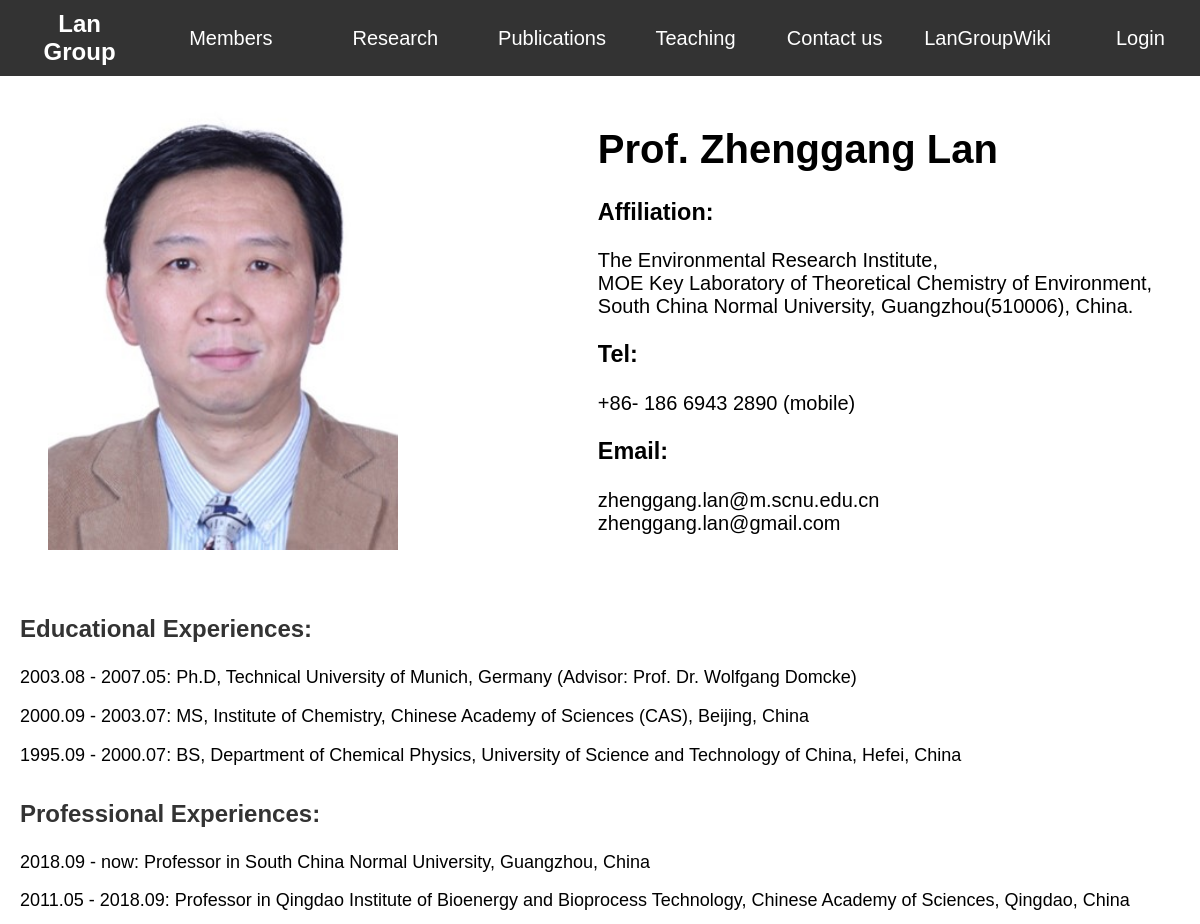
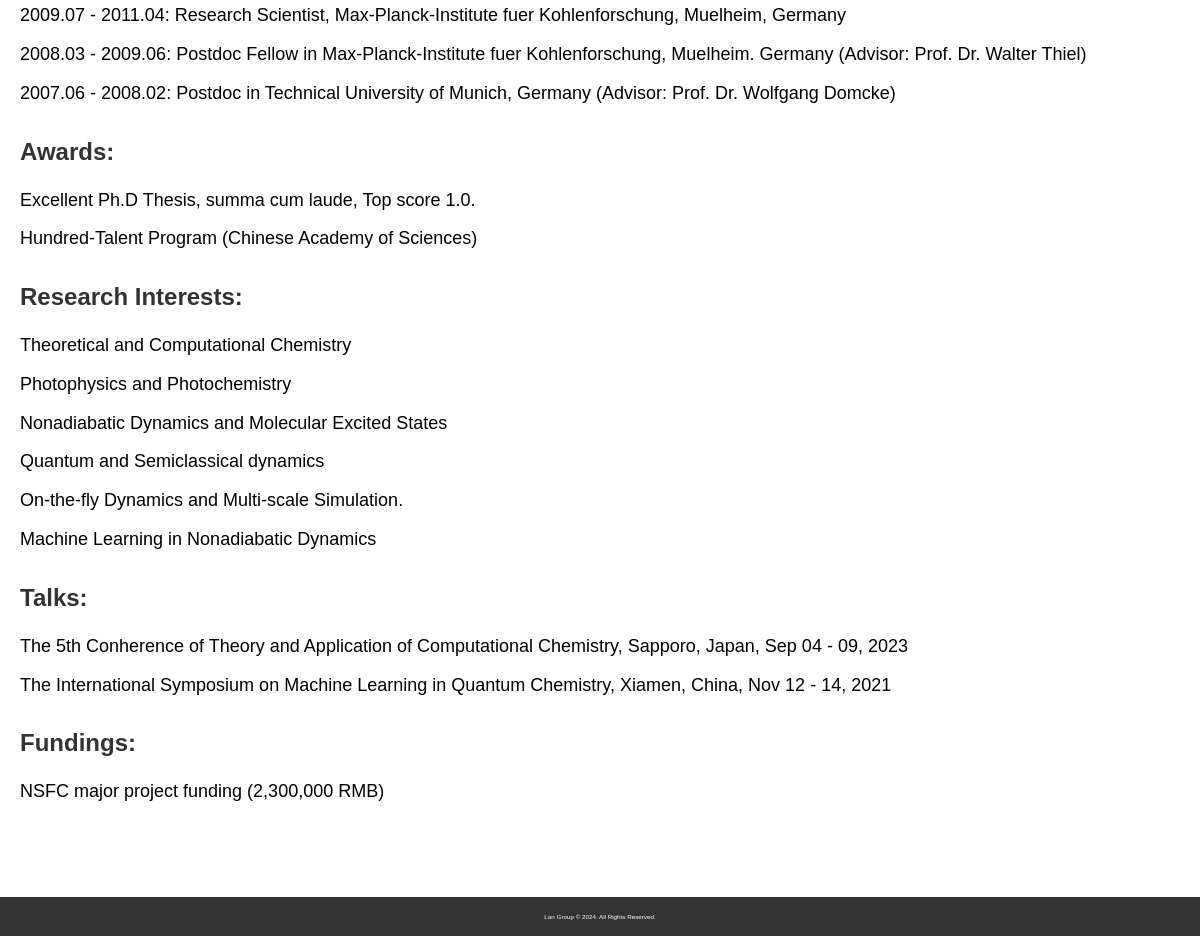
/lan/, run on the app's committed database (2 pictures, top to bottom).
### lan_cv/models.py (models this page shows, shortened)
class Talk(models.Model):
    title  = models.CharField(max_length=200, help_text="Enter the title of the talk")
    conference_in_EN  = models.CharField(max_length=200, help_text="Enter the title of the conference in english")
    conference_in_CN  = models.CharField(max_length=200, help_text="Enter the title of the conference in chinese")
    start_date = models.DateField(help_text="Select the start date of the conference")
    end_date = models.DateField(help_text="Select the end date of the conference")
    country_in_CN = models.CharField(max_length=100, help_text="Enter the country of the conference in Chinese")
    city_in_CN = models.CharField(max_length=100, help_text="Enter the city of the conference in Chinese")
    country_in_EN = models.CharField(max_length=100, help_text="Enter the country of the conference in English")
    city_in_EN = models.CharField(max_length=100, help_text="Enter the city of the conference in English")
    category_in_Cn = models.CharField(max_length=100, help_text="Enter the category of the talk, eg: 大会报告")

class Funding(models.Model):
    title_in_Cn = models.CharField(max_length=200, help_text="Enter the title of the funding in Chinese")
    source_in_En = models.CharField(max_length=100, default='NSFC', help_text="Enter the funding source in English, eg: NSFC")
    source_in_Cn = models.CharField(max_length=100, default='国家自然科学基金委',help_text="Enter the funding source in Chinese,eg: 国家自然科学基金委")
    category_in_En = models.CharField(max_length=20, help_text="Enter the funding category in English, eg: major project")
    category_in_Cn = models.CharField(max_length=20, help_text="Enter the funding category in Chinese,eg: 重点项目")
    start_year = models.IntegerField(help_text="Enter the start year", default=2024)
    start_month = models.IntegerField(help_text="Enter the start month", choices=[(i, i) for i in range(1, 13)])
    end_year = models.IntegerField(help_text="Enter the end year", default=2024)
    end_month = models.IntegerField(help_text="Enter the end month", choices=[(i, i) for i in range(1, 13)])
    total_funding=models.IntegerField(help_text="Enter the total funding amount (in RMB)", verbose_name='Total Funding (W)')
    direct_funding=models.IntegerField(help_text="Enter the direct funding amount (in RMB)", verbose_name='Direct Funding (W)')

### lan_cv/views.py (the view)
# urls.py: path('lan/', views.lan_view, name='lan_view'),
def lan_view(request):
    print("This line should print to the console.")
    talks = Talk.objects.all().order_by('-start_date')
    fundings = Funding.objects.all().order_by('-start_year', '-start_month')
    for funding in fundings:
        funding.total_funding *= 10000
        funding.total_funding = "{:,}".format(funding.total_funding)
    return render(request, 'lan_cv/lan_cv.html', {'talks': talks,'fundings': fundings})

### lan_cv/templates/lan_cv/lan_cv.html
{% extends 'base.html' %}
{% load static %}
{% block extra_css %}
<link rel="stylesheet"  href="{% static 'lan_cv/lan_cv.css' %}">
{% endblock %}
{% block content %}
<div class="profile-container">
    <div class="photo-container">
        <img src="{% static 'images/lan.jpg' %}" alt="lan_jpg">
    </div>
    <div class="bio-container">
        <h1>Prof. Zhenggang Lan</h1>
        <h3>Affiliation:</h3>
        <p>
            The Environmental Research Institute,<br>
            MOE Key Laboratory of Theoretical Chemistry of Environment,<br>
            South China Normal University, Guangzhou(510006), China.<br>
        </p>
        <h3>Tel:</h3>
        <p>+86- 186 6943 2890 (mobile)</p>
        <h3>Email:</h3>
        <p> zhenggang.lan@m.scnu.edu.cn<br>zhenggang.lan@gmail.com </p>
    </div>
</div>
<div class="experience-container">
    <h2>Educational Experiences:</h2>
    <ul>
        <li>2003.08 - 2007.05: Ph.D, Technical University of Munich, Germany (Advisor: Prof. Dr. Wolfgang Domcke)</li>
        <li>2000.09 - 2003.07: MS, Institute of Chemistry, Chinese Academy of Sciences (CAS), Beijing, China</li>
        <li>1995.09 - 2000.07: BS, Department of Chemical Physics, University of Science and Technology of China, Hefei, China</li>
    </ul>
    <h2>Professional Experiences:</h2>
    <ul>
        <li>2018.09 - now: Professor in South China Normal University, Guangzhou, China</li>
        <li>2011.05 - 2018.09: Professor in Qingdao Institute of Bioenergy and Bioprocess Technology, Chinese Academy of Sciences, Qingdao, China</li>
        <li>2009.07 - 2011.04: Research Scientist, Max-Planck-Institute fuer Kohlenforschung, Muelheim, Germany</li>
        <li>2008.03 - 2009.06: Postdoc Fellow in Max-Planck-Institute fuer Kohlenforschung, Muelheim. Germany (Advisor: Prof. Dr. Walter Thiel)</li>
        <li>2007.06 - 2008.02: Postdoc in Technical University of Munich, Germany (Advisor: Prof. Dr. Wolfgang Domcke)</li>
    </ul>
    <h2>Awards:</h2>
    <ul>
        <li>Excellent Ph.D Thesis, summa cum laude, Top score 1.0.</li>
        <li>Hundred-Talent Program (Chinese Academy of Sciences)</li>
    </ul>
    <h2>Research Interests:</h2>
    <ul>
        <li>Theoretical and Computational Chemistry</li>
        <li>Photophysics and Photochemistry</li>
        <li>Nonadiabatic Dynamics and Molecular Excited States</li>
        <li>Quantum and Semiclassical dynamics</li>
        <li>On-the-fly Dynamics and Multi-scale Simulation.</li>
        <li>Machine Learning in Nonadiabatic Dynamics</li>
    </ul>
    <h2>Talks:</h2>
    <ul>
        {% for talk in talks %}
        <li>
            {{ talk.conference_in_EN }}, {{talk.city_in_EN}}, {{ talk.country_in_EN }},
            {{ talk.start_date|date:"M d" }} -
            {% if talk.start_date|date:"Y" == talk.end_date|date:"Y" %}
                {% if talk.start_date|date:"M" == talk.end_date|date:"M" %}
                    {{ talk.end_date|date:"d, Y" }}
                {% else %}
                    {{ talk.end_date|date:"M d, Y" }}
                {% endif %}
            {% else %}
                {{ talk.start_date|date:"Y" }} - {{ talk.end_date|date:"M d, Y" }}
            {% endif %}
        </li>
    {% endfor %}
    </ul>
    <h2>Fundings:</h2>
    <ul>
    {% for funding in fundings %}
        <li>{{ funding.source_in_En }} {{funding.category_in_En}} funding ({{funding.total_funding}} RMB)
    {% endfor %}
    </ul>
{% endblock content %}

### templates/base.html (shortened to what this page needs)
{% load static %}
<!DOCTYPE html>
<html lang="en">
<head>
    <link rel="stylesheet" href="{% static 'style.css' %}">
    {% block extra_css %}
    {% endblock %}
</head>
<body>
    <div class="navbar">
        <a class="logo" href="{% url 'index' %}">Lan Group</a>
        <div class="dropdown">
            <button class="dropbtn">Members</button>
        </div>
        <div class="dropdown">
            <button class="dropbtn">Research</button>
        </div>
        <a href="{% url 'publication' %}">Publications</a>
        <a href="#teaching">Teaching</a>
        <a href="{% url 'contact' %}">Contact us</a>
        {% if user.is_authenticated %}
            <a href="https://yifei-zhu.github.io/LanGroupWiki/">LanGroupWiki</a>
            <a href="{% url 'user_panel' %}">User-Panel</a>
        {% else %}
            <a href="#" onclick="alert('Please log in to access this page.'); return false;">LanGroupWiki</a>
            <a href="{% url 'login' %}">Login</a>
        {% endif %}
    </div>
{% block content %}
{% endblock content %}
<div class="footer">
    <p>Lan Group © 2024. All Rights Reserved.</p>
</div>
</body>
</html>

### static/style.css (style rules this page uses)
body, html { font-family: Arial, sans-serif; margin: 0; padding: 0; background-color: #f0f0f0; scroll-behavior: smooth; font-size: 62.5%; }
.navbar { display: flex; justify-content: space-around; align-items: center; padding: 0 1rem; background-color: #333; position: fixed; top: 0; width: 100%; z-index: 1000; }
.navbar .logo, .navbar a, .navbar .dropdown { flex: 1; text-align: center; color: white; padding: 1rem 2rem; text-decoration: none; display: block; }
.navbar a { font-size: 2rem; }
.navbar .logo { flex-grow: 1; font-size: 2.4rem; font-weight: bold; padding-left: 2rem; }
.dropdown .dropbtn { font-size: 2rem; background-color: inherit; border: none; outline: none; color: inherit; padding: 1rem 2rem; font-family: inherit; margin: 0; width: 100%; z-index: 1001; display: inline-block; box-sizing: border-box; }
.dropdown { position: relative; }
.dropbtn { width: 100%; box-sizing: border-box; }
.footer { background-color: #333; color: white; text-align: center; padding: 1rem; position: fixed; bottom: 0; width: 100%; margin-top: 100rem; }

### lan_cv/static/lan_cv/lan_cv.css (style rules this page uses)
body,html { font-family: Arial, sans-serif; margin: 0; padding: 0; background-color:white; scroll-behavior: smooth; }
.profile-container { display: flex; align-items: flex-start; justify-content: center; text-align: left; max-width: 1200px; margin: auto; margin-top: 100px; font-size: 20px; }
.photo-container img { width: 350px; height: auto; }
.bio-container { padding-left: 200px; }
.experience-container { max-width: 1200px; margin: auto; padding: 20px; margin-bottom: 100px; margin-top: 10px; }
.experience-container h2 { color: #333; font-size: 24px; margin-top: 30px; }
.experience-container ul { list-style-type: none; padding: 0; }
.experience-container ul li { margin-bottom: 10px; font-size: 18px; line-height: 1.6; }
.footer { background-color: #333; color: white; text-align: center; padding: 1rem; position: fixed; bottom: 0; width: 100%; margin-top: 100rem; left: 50%; transform: translateX(-50%); }

### data on the page
Talk: conference_in_EN "The 5th Conherence of Theory and Application of Computational Chemistry", city_in_EN "Sapporo", country_in_EN "Japan", start_date "Sep 04", end_date "09, 2023"
Talk: conference_in_EN "The International Symposium on Machine Learning in Quantum Chemistry", city_in_EN "Xiamen", country_in_EN "China", start_date "Nov 12", end_date "14, 2021"
Funding: source_in_En "NSFC", category_in_En "major project", total_funding "2,300,000"
